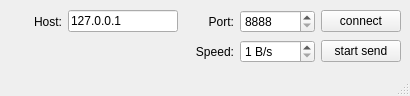
<?xml version="1.0" encoding="UTF-8"?>
<ui version="4.0">
 <class>MainWindow</class>
 <widget class="QMainWindow" name="MainWindow">
  <property name="geometry">
   <rect>
    <x>0</x>
    <y>0</y>
    <width>410</width>
    <height>96</height>
   </rect>
  </property>
  <property name="windowTitle">
   <string>MainWindow</string>
  </property>
  <widget class="QWidget" name="centralwidget">
   <layout class="QVBoxLayout" name="verticalLayout">
    <item>
     <layout class="QHBoxLayout" name="horizontalLayout">
      <item>
       <spacer name="horizontalSpacer_2">
        <property name="orientation">
         <enum>Qt::Horizontal</enum>
        </property>
        <property name="sizeHint" stdset="0">
         <size>
          <width>40</width>
          <height>20</height>
         </size>
        </property>
       </spacer>
      </item>
      <item>
       <widget class="QLabel" name="label_3">
        <property name="minimumSize">
         <size>
          <width>50</width>
          <height>0</height>
         </size>
        </property>
        <property name="text">
         <string>Host:</string>
        </property>
        <property name="alignment">
         <set>Qt::AlignRight|Qt::AlignTrailing|Qt::AlignVCenter</set>
        </property>
       </widget>
      </item>
      <item>
       <widget class="QLineEdit" name="lineEdit_ip">
        <property name="minimumSize">
         <size>
          <width>110</width>
          <height>0</height>
         </size>
        </property>
        <property name="text">
         <string>127.0.0.1</string>
        </property>
       </widget>
      </item>
      <item>
       <widget class="QLabel" name="label_2">
        <property name="minimumSize">
         <size>
          <width>50</width>
          <height>0</height>
         </size>
        </property>
        <property name="text">
         <string>Port:</string>
        </property>
        <property name="alignment">
         <set>Qt::AlignRight|Qt::AlignTrailing|Qt::AlignVCenter</set>
        </property>
       </widget>
      </item>
      <item>
       <widget class="QSpinBox" name="spinBox_port">
        <property name="minimumSize">
         <size>
          <width>75</width>
          <height>0</height>
         </size>
        </property>
        <property name="maximumSize">
         <size>
          <width>75</width>
          <height>16777215</height>
         </size>
        </property>
        <property name="minimum">
         <number>8888</number>
        </property>
        <property name="maximum">
         <number>65536</number>
        </property>
       </widget>
      </item>
      <item>
       <widget class="QPushButton" name="pushButton_connect">
        <property name="text">
         <string>connect</string>
        </property>
       </widget>
      </item>
     </layout>
    </item>
    <item>
     <layout class="QHBoxLayout" name="horizontalLayout_2">
      <item>
       <spacer name="horizontalSpacer">
        <property name="orientation">
         <enum>Qt::Horizontal</enum>
        </property>
        <property name="sizeHint" stdset="0">
         <size>
          <width>40</width>
          <height>20</height>
         </size>
        </property>
       </spacer>
      </item>
      <item>
       <widget class="QLabel" name="label">
        <property name="minimumSize">
         <size>
          <width>50</width>
          <height>0</height>
         </size>
        </property>
        <property name="text">
         <string>Speed:</string>
        </property>
        <property name="alignment">
         <set>Qt::AlignRight|Qt::AlignTrailing|Qt::AlignVCenter</set>
        </property>
       </widget>
      </item>
      <item>
       <widget class="QSpinBox" name="spinBox_speed">
        <property name="minimumSize">
         <size>
          <width>75</width>
          <height>0</height>
         </size>
        </property>
        <property name="maximumSize">
         <size>
          <width>75</width>
          <height>16777215</height>
         </size>
        </property>
        <property name="suffix">
         <string> B/s</string>
        </property>
        <property name="minimum">
         <number>1</number>
        </property>
        <property name="maximum">
         <number>999999999</number>
        </property>
       </widget>
      </item>
      <item>
       <widget class="QPushButton" name="pushButton_send">
        <property name="text">
         <string>start send</string>
        </property>
       </widget>
      </item>
     </layout>
    </item>
   </layout>
  </widget>
  <widget class="QStatusBar" name="statusbar"/>
 </widget>
 <resources/>
 <connections/>
</ui>
